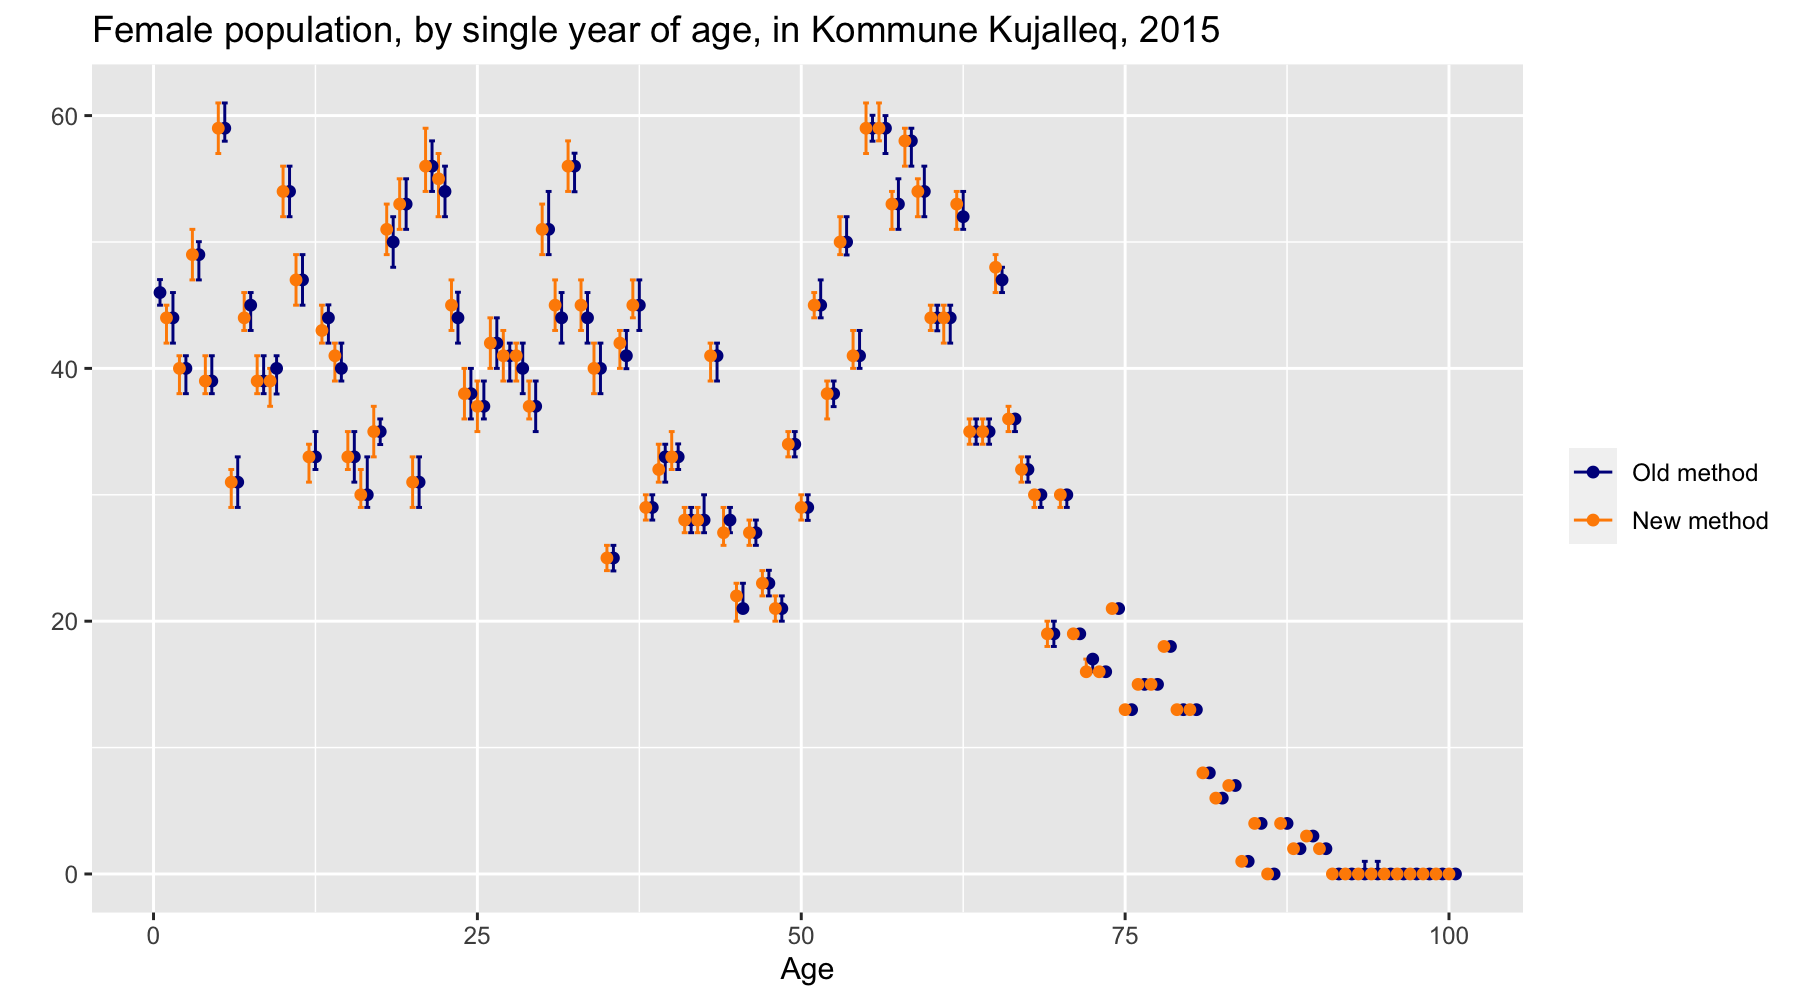

R code for this plot:

library(dplyr)
library(tidyr)
library(ggplot2)


vals_old <- readRDS("vals_old.rds")
vals_new <- readRDS("vals_new.rds")

vals_old <- vals_old %>%
    mutate(variant = "Old method")

vals_new <- vals_new %>%
    mutate(variant = "New method")

vals_model <- bind_rows(vals_old, vals_new) %>%
    filter(time == 2020,
           sex == "Female",
           region == "Kommune Kujalleq")

p <- ggplot(vals_model, aes(x = age, color = variant)) +
    geom_errorbar(aes(ymin = lower, ymax = upper)) +
    geom_point(aes(y = median)) +
    scale_color_manual(values = c("Old method" = "darkblue",
                                  "New method" = "darkorange")) +
    ylab("") +
    xlab("Age") +
    theme(legend.title = element_blank()) +
    ggtitle("Female population, by single year of age, in Kommune Kujalleq, 2015")
p


graphics.off()
png(file = "fig_greenland.png",
    width = 1800,
    height = 1000,
    res = 200)
plot(p)
dev.off()

